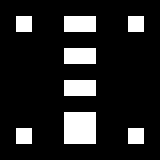

Rendered tile map (Tiled .tmx) drawn with the repository's tilesets; below, a short description and the full map source, tile grids included:
An orthogonal 10x10 tile map with 16x16 px tiles, 2 tile layers (Background, Foreground) and 3 objects (LeftRectangle, RightRectangle).

<map version="1.0" orientation="orthogonal" renderorder="right-down" width="10" height="10" tilewidth="16" tileheight="16" backgroundcolor="#14323c" nextobjectid="5">
 <tileset firstgid="1" name="Tiles" tilewidth="16" tileheight="16" tilecount="2" columns="2">
  <image source="tiles.png" width="32" height="16" />
 </tileset>
 <layer name="Background" width="10" height="10">
  <data encoding="csv">
2,2,2,2,2,2,2,2,2,2,
2,2,2,2,2,2,2,2,2,2,
2,2,2,2,2,2,2,2,2,2,
2,2,2,2,2,2,2,2,2,2,
2,2,2,2,2,2,2,2,2,2,
2,2,2,2,2,2,2,2,2,2,
2,2,2,2,2,2,2,2,2,2,
2,2,2,2,2,2,2,2,2,2,
2,2,2,2,2,2,2,2,2,2,
2,2,2,2,2,2,2,2,2,2
</data>
 </layer>
 <objectgroup color="#a0a0a4" name="Middleground">
  <object id="1" name="LeftRectangle" x="16" y="36" width="16" height="85" />
  <object id="2" name="RightRectangle" x="128" y="36" width="16" height="85" />
  <object id="4" x="33.3333" y="14" width="92.6667" height="132.667">
   <ellipse />
  </object>
 </objectgroup>
 <layer name="Foreground" width="10" height="10">
  <data encoding="csv">
0,0,0,0,0,0,0,0,0,0,
0,1,0,0,1,1,0,0,1,0,
0,0,0,0,0,0,0,0,0,0,
0,0,0,0,1,1,0,0,0,0,
0,0,0,0,0,0,0,0,0,0,
0,0,0,0,1,1,0,0,0,0,
0,0,0,0,0,0,0,0,0,0,
0,0,0,0,1,1,0,0,0,0,
0,1,0,0,1,1,0,0,1,0,
0,0,0,0,0,0,0,0,0,0
</data>
 </layer>
</map>
